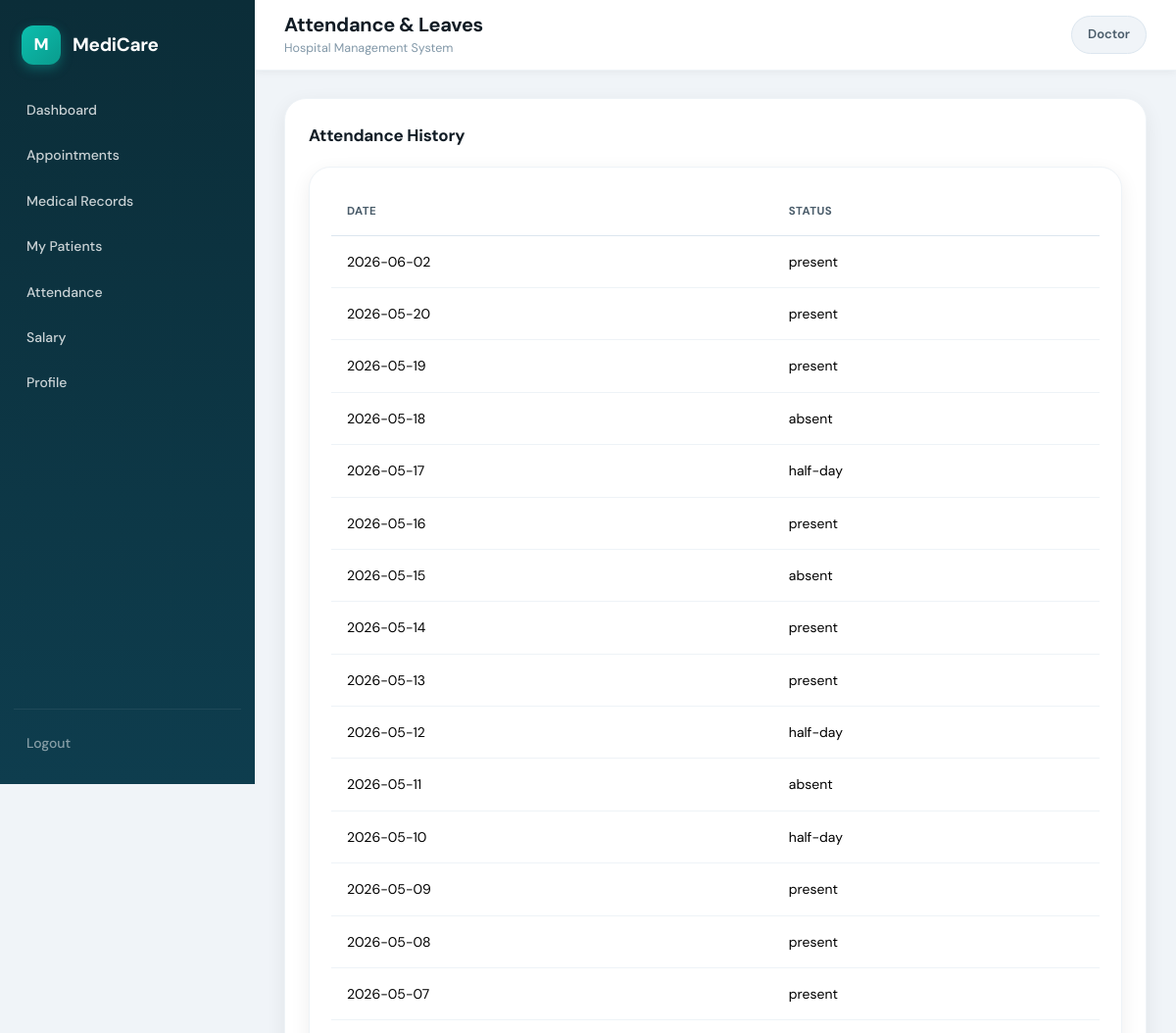
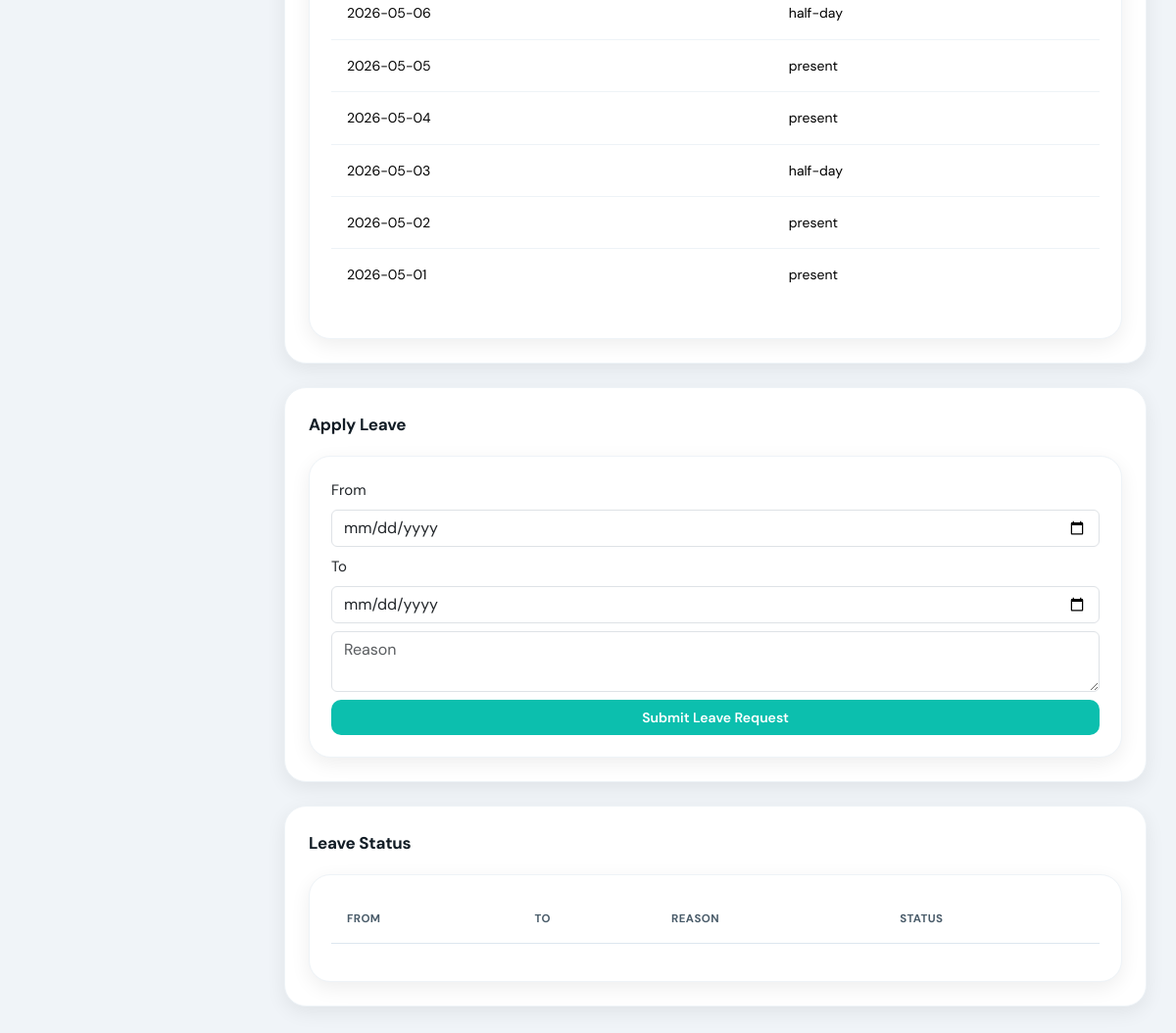
Screenshot of /attendance (signed in) with the database file from the repository (2 pictures, top to bottom).
### tables this page shows
CREATE TABLE attendance (
        id INTEGER PRIMARY KEY AUTOINCREMENT,
        user_id INTEGER NOT NULL,
        date TEXT NOT NULL,
        check_in TIMESTAMP,
        check_out TIMESTAMP,
        status TEXT DEFAULT 'present'
            CHECK(status IN ('present', 'absent', 'half-day')),
        UNIQUE(user_id, date),
        FOREIGN KEY(user_id) REFERENCES users(id) ON DELETE CASCADE
    );

### app.py (the view)
@app.route('/attendance')
def attendance_page():
    if session.get('role') not in ['doctor', 'staff']:
        return redirect('/')
    user_id = session.get('user_id')
    conn = get_connection()
    cur = conn.cursor()
    cur.execute("""
        SELECT * FROM attendance
        WHERE user_id=?
        ORDER BY date DESC
    """, (user_id,))
    records = cur.fetchall()
    cur.execute("""
    SELECT * FROM leaves
    WHERE user_id=?
    ORDER BY created_at DESC
""", (user_id,))
    leaves = cur.fetchall()
    conn.close()
    return render_template(
        "attendance/attendance.html",
        records=records,
        leaves=leaves
    )

### app.py (called while the page is built)
def get_connection():
    conn = sqlite3.connect('database.db')
    conn.row_factory = sqlite3.Row
    conn.execute("PRAGMA foreign_keys = ON")
    return conn

### templates/attendance/attendance.html (shortened to what this page needs)
{% extends "base.html" %}
{% block page_title %}Attendance & Leaves{% endblock %}
{% block content %}
<div class="admin-section">
    <div class="admin-section-title">Attendance History</div>
    <div class="card">
        <table class="table">
            <thead>
                <tr>
                    <th>Date</th>
                    <th>Status</th>
                </tr>
            </thead>
            <tbody>
                {% for r in records %}
                <tr>
                    <td>{{ r.date }}</td>
                    <td>{{ r.status }}</td>
                </tr>
                {% endfor %}
            </tbody>
        </table>
    </div>
</div>
<div class="admin-section">
    <div class="admin-section-title">Apply Leave</div>
    <div class="card">
        <form method="POST" action="/apply-leave">
           <div class="mb-2">
    <label class="form-label">From</label>
    <input type="date"
           name="from_date"
           class="form-control"
           required
           id="from_date">
</div>
<div class="mb-2">
    <label class="form-label">To</label>
    <input type="date"
           name="to_date"
           class="form-control"
           id="to_date"
           required>
</div>
            <textarea name="reason" class="form-control mb-2" placeholder="Reason" required></textarea>
            <button class="btn btn-primary w-100">
                Submit Leave Request
            </button>
        </form>
    </div>
</div>
<div class="admin-section">
    <div class="admin-section-title">Leave Status</div>
    <div class="card">
        <table class="table">
            <thead>
                <tr>
                    <th>From</th>
                    <th>To</th>
                    <th>Reason</th>
                    <th>Status</th>
                </tr>
            </thead>
        </table>
    </div>
</div>
{% endblock %}

### static/css/style.css (style rules this page uses)
:root { --primary: #0cbfae; --primary-dark: #0a9b8d; --primary-deeper: #087a6e; --primary-glow: rgba(12, 191, 174, 0.14); --accent: #f0a500; --accent-light: rgba(240, 165, 0, 0.12); --danger: #e03e3e; --danger-light: rgba(224, 62, 62, 0.1); --success: #16a667; --success-light: rgba(22, 166, 103, 0.1); --warning: #d48f00; --warning-light: rgba(212, 143, 0, 0.1); --info: #2563eb; --info-light: rgba(37, 99, 235, 0.1); --bg: #f0f4f8; --surface: #ffffff; --surface-2: #f7fafc; --text: #111c25; --text-2: #4a5c6a; --muted: #8298a8; --border: #dce6ef; --border-light: #eef3f7; --sidebar-bg: #0b2d38; --sidebar-mid: #0e3d4e; --sidebar-text: rgba(255, 255, 255, 0.78); --sidebar-text-active: #ffffff; --sidebar-hover: rgba(255, 255, 255, 0.09); --sidebar-active: rgba(12, 191, 174, 0.18); --radius-sm: 10px; --radius: 16px; --radius-lg: 22px; --radius-xl: 28px; --shadow-sm: 0 2px 8px rgba(0, 0, 0, 0.05); --shadow: 0 6px 20px rgba(0, 0, 0, 0.07); --shadow-md: 0 10px 32px rgba(0, 0, 0, 0.09); --shadow-lg: 0 20px 50px rgba(0, 0, 0, 0.12); --sidebar-w: 260px; --topbar-h: 72px; --transition: 0.2s ease; }
*, *::before, *::after { margin: 0; padding: 0; box-sizing: border-box; }
html { scroll-behavior: smooth; }
body { font-family: 'DM Sans', system-ui, sans-serif; background: var(--bg); color: var(--text); font-size: 15px; line-height: 1.6; -webkit-font-smoothing: antialiased; }
button { font-family: inherit; cursor: pointer; }
input, select, textarea { font-family: inherit; font-size: 14px; }
textarea { resize: vertical; }
.admin-section, .section-card, .profile-panel, .salary-filter-card, .salary-summary-card, .table-wrap, .table-box, .filters-card, .system-status, .salary-table-card { background: var(--surface); border-radius: var(--radius-lg); box-shadow: var(--shadow); border: 1px solid var(--border-light); }
.card { background: var(--surface); border-radius: var(--radius-lg); box-shadow: var(--shadow); border: 1px solid var(--border-light); padding: 22px; transition: var(--transition); }
.admin-section { padding: 24px; margin-bottom: 24px; }
.admin-section-title, .section-header h3, .panel-header h3 { font-size: 17px; font-weight: 700; color: var(--text); margin-bottom: 18px; letter-spacing: -0.2px; }
table, .table, .entity-table, .modern-table, .salary-table { width: 100%; border-collapse: collapse; }
thead, .table thead { background: var(--surface-2); }
th, .table th { padding: 14px 16px; font-size: 11.5px; font-weight: 700; color: var(--text-2); text-align: left; border-bottom: 1px solid var(--border); white-space: nowrap; text-transform: uppercase; letter-spacing: 0.4px; }
td, .table td { padding: 15px 16px; font-size: 14px; border-bottom: 1px solid var(--border-light); vertical-align: middle; }
tbody tr { transition: background var(--transition); }
tbody tr:last-child td { border-bottom: none; }
.btn, .btn-primary, .btn-success, .login-btn, .salary-btn, .salary-action-btn, .edit-btn, .save-profile-btn, .create-form button, .entity-form button, .modal-content button[type="submit"], .actions button[type="submit"], .form-actions button { display: inline-flex; align-items: center; justify-content: center; gap: 8px; padding: 11px 20px; border: none; border-radius: var(--radius-sm); font-size: 14px; font-weight: 600; cursor: pointer; transition: var(--transition); text-decoration: none; line-height: 1; white-space: nowrap; font-family: inherit; }
.btn-primary, .login-btn, .salary-btn, .salary-action-btn, .create-form button, .entity-form button { background: var(--primary); color: white; }

### rows the page displays
attendance: date "2026-06-02", status "present"
attendance: date "2026-05-20", status "present"
attendance: date "2026-05-19", status "present"
attendance: date "2026-05-18", status "absent"
attendance: date "2026-05-17", status "half-day"
attendance: date "2026-05-16", status "present"
attendance: date "2026-05-15", status "absent"
attendance: date "2026-05-14", status "present"
attendance: date "2026-05-13", status "present"
attendance: date "2026-05-12", status "half-day"
attendance: date "2026-05-11", status "absent"
attendance: date "2026-05-10", status "half-day"
attendance: date "2026-05-09", status "present"
attendance: date "2026-05-08", status "present"
attendance: date "2026-05-07", status "present"
attendance: date "2026-05-06", status "half-day"
attendance: date "2026-05-05", status "present"
attendance: date "2026-05-04", status "present"
attendance: date "2026-05-03", status "half-day"
attendance: date "2026-05-02", status "present"
attendance: date "2026-05-01", status "present"

### other values shown
{{ session.get('role', 'User')|capitalize }} "Doctor"
